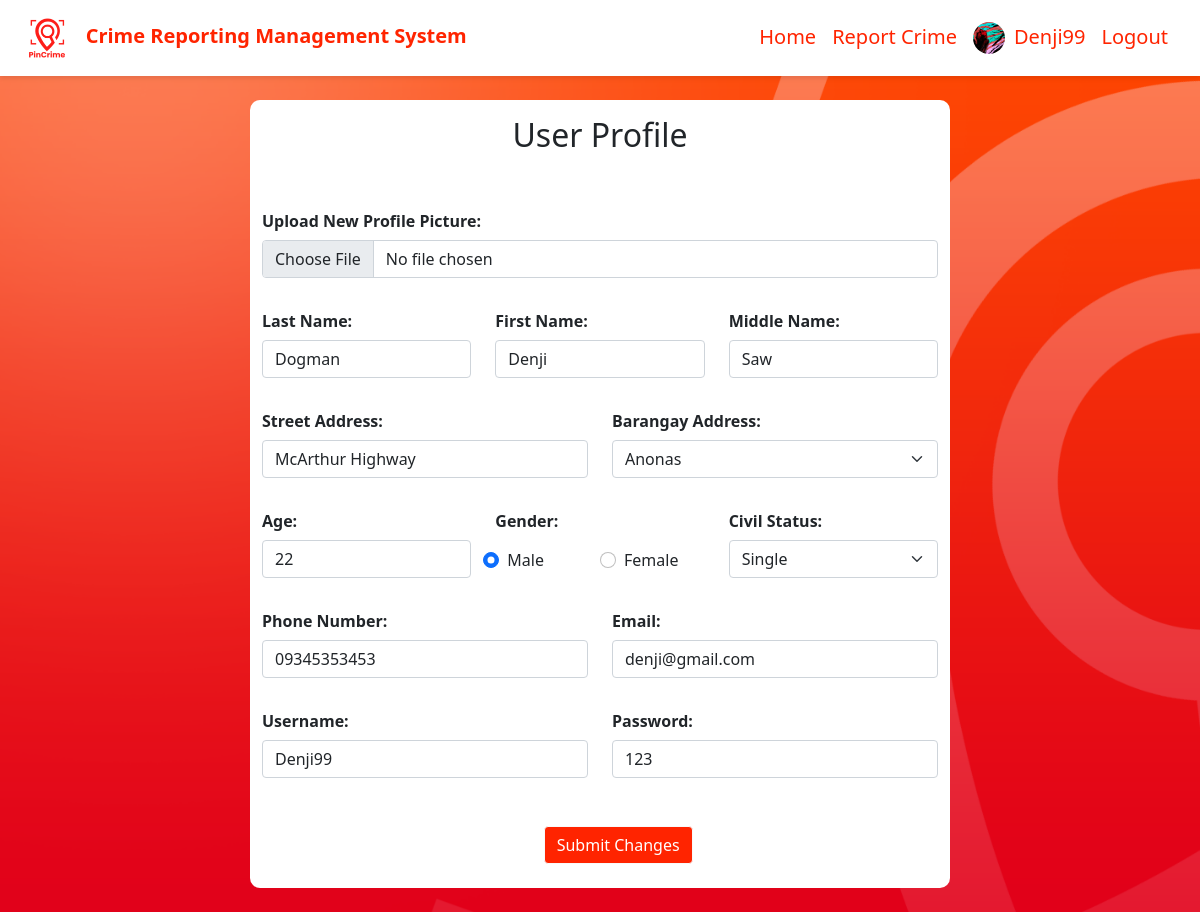
The page /citizen_profile_edit.php?citizenID=4 (signed in) on the database its author committed.
### tables this page shows
CREATE TABLE `citizens` (
  `citizenID` int(11) NOT NULL,
  `pic` varchar(100) DEFAULT NULL,
  `lname` varchar(20) NOT NULL,
  `fname` varchar(20) NOT NULL,
  `mname` varchar(20) DEFAULT NULL,
  `street_add` varchar(50) DEFAULT NULL,
  `barangay_add` varchar(50) NOT NULL,
  `age` int(11) NOT NULL,
  `gender` varchar(6) NOT NULL,
  `civilstat` varchar(8) NOT NULL,
  `phone` varchar(11) NOT NULL,
  `email` varchar(40) NOT NULL,
  `username` varchar(20) NOT NULL,
  `password` varchar(10) NOT NULL,
  `ban` varchar(5) NOT NULL
);

### citizen_profile_edit.php (the view, shortened to what this page needs)
<?php
    if (isset($_SESSION['email']) && isset($_SESSION['username']) && isset($_SESSION['password'])) {
        require "conn.php";
?>
<!DOCTYPE html>
<html lang="en">
<head>
    <link href="https://cdn.jsdelivr.net/npm/bootstrap@5.0.2/dist/css/bootstrap.min.css" rel="stylesheet">
</head>
<body>
    <?php
        require "citizen_header.php";
        if (isset($_GET['citizenID'])) {
            $id = $_GET['citizenID'];
            $result = $conn->query("SELECT * from citizens WHERE citizenID = $id");
            $row = $result->fetch_assoc();
        }
    ?>
    <div class="container my-4">
        <div class="text-center mt-3 py-3"><h2>User Profile</h2></div>
        <form method="post" enctype="multipart/form-data" action="<?php echo $_SERVER["PHP_SELF"]; ?>">
             <div class="row justify-content-center mt-4">
                <label class="col col-form-label fw-bold" for="profile">Upload New Profile Picture: </label>
            </div>
            <div class="row justify-content-center mb-4">
            <div class="col">
                <input class="form-control" type="file" name="profile" id="profile">
            </div>
            </div>
            <div class="row justify-content-center">
                <label class="col-4 col-form-label fw-bold" for="newLName">Last Name: </label>
                <label class="col-4 col-form-label fw-bold" for="newFName">First Name: </label>
                <label class="col-4 col-form-label fw-bold" for="newMName">Middle Name: </label>
            </div>
            <div class="row justify-content-center mb-4">
                <div class="col-4"><input class="form-control" type="text" name="newLName" value="<?php echo $row['lname']; ?>"></div>
                <div class="col-4"><input class="form-control" type="text" name="newFName" value="<?php echo $row['fname']; ?>"></div>
                <div class="col-4"><input class="form-control" type="text" name="newMName" value="<?php echo $row['mname']; ?>"></div>
            </div>
            <div class="row justify-content-center">
                <label class="col-6 col-form-label fw-bold" for="newStreet">Street Address: </label>
                <label class="col-6 col-form-label fw-bold" for="newBarangay">Barangay Address: </label>
            </div>
            <div class="row justify-content-center mb-4">
                <div class="col-6"><input class="form-control" type="text" name="newStreet" value="<?php echo $row['street_add']; ?>"></div>
                <div class="col-6">
                    <select class="form-select" name="newBarangay" id="newBarangay">
                        <option value="Anonas" <?php echo ($row['barangay_add'] == 'Anonas') ? 'selected' : ''; ?>>Anonas</option>
                    </select>
                </div>
            </div>
            <div class="row justify-content-center">
                <label class="col-4 col-form-label fw-bold" for="newAge">Age: </label>
                <label class="col-4 col-form-label fw-bold" for="newGender">Gender: </label>
                <label class="col-4 col-form-label fw-bold" for="newCivil">Civil Status: </label>
            </div>
            <div class="row justify-content-center mb-4">
                <div class="col-4"><input class="form-control" type="number" name="newAge" value="<?php echo $row['age']; ?>"></div>
                <div class="col-sm-2 form-check pt-2">
                    <input class="form-check-input" type="radio" id="male" name="newGender" value="Male" <?php if ($row['gender'] === 'Male') echo 'checked'; ?>>
                    <label class="form-check-label" for="male">Male</label>
                </div>
                <div class="col-sm-2 form-check pt-2">
                    <input class="form-check-input" type="radio" id="female" name="newGender" value="Female" <?php if ($row['gender'] === 'Female') echo 'checked'; ?>>
                    <label class="form-check-label" for="female">Female</label>
                </div>
                <div class="col-4">
                    <select class="form-select" name="newCivil" id="newCivil">
                        <option value="Single" <?php echo ($row['civilstat'] == 'Single') ? 'selected' : ''; ?>>Single</option>
                    </select>
                </div>
            </div>
            <div class="row justify-content-center">
                <label class="col-6 col-form-label fw-bold" for="newPhone">Phone Number: </label>
                <label class="col-6 col-form-label fw-bold" for="newEmail">Email: </label>
            </div>
            <div class="row justify-content-center mb-4">
                <div class="col-6"><input class="form-control" type="number" name="newPhone" value="<?php echo $row['phone']; ?>"></div>
                <div class="col-6"><input class="form-control" type="email" name="newEmail" value="<?php echo $row['email']; ?>"></div>
            </div>
            <div class="row justify-content-center">
                <label class="col-6 col-form-label fw-bold" for="newUName">Username: </label>
                <label class="col-6 col-form-label fw-bold" for="newPass">Password: </label>
            </div>
            <div class="row justify-content-center mb-4">
                <div class="col-6"><input class="form-control" type="text" name="newUName" value="<?php echo $row['username']; ?>"></div>
                <div class="col-6"><input class="form-control" type="text" name="newPass" value="<?php echo $row['password']; ?>"></div>
            </div>
            <div class="d-grid col-2 mx-auto my-2">
                <input type="submit" class="btn btn-light my-4" name="edit" value="Submit Changes" style="background-color: #FF2400; color: white;">
            </div>
        </form>
    </div>
</body>
</html>
<?php
    } else {
        header("Location:invalid.php");
    }
?>

### citizen_header.php (shortened to what this page needs)
<header>
    <nav class="navbar navbar-expand-lg navbar-dark bg-white" style="box-shadow: 0px 2px 5px rgba(0, 0, 0, 0.1);">
        <div class="container-fluid px-4">
            <a class="navbar-brand" href="citizen_home.php">
                <img src="images/layout/logo_new.png" alt="PinCrime Logo" style="max-height: 50px; margin-right: 10px;">
                <b style="color: #FF2400;">Crime Reporting Management System</b>
            </a>
            <div class="collapse navbar-collapse" id="navbarNav">
                <ul class="navbar-nav ms-auto">
                    <li class="nav-item active">
                        <a class="nav-link" href="citizen_home.php" style="color: #FF2400; font-size: 20px;">Home</a>
                    </li>
                    <li class="nav-item">
                        <a class="nav-link" href="citizen_report.php" style="color: #FF2400; font-size: 20px;">Report Crime</a>
                    </li>
                    <li class="nav-item">
                        <a class="nav-link" href="citizen_profile.php" style="color: #FF2400; font-size: 20px;">
                        <?php
                            require "conn.php";
                            $currentUser = $_SESSION['username'];
                            $userResult = $conn->query("SELECT * from citizens WHERE username = '$currentUser'");
                            while ($userRow = $userResult->fetch_assoc()) {
                        ?>
                        <img src="<?php echo $userRow['pic']?>" style="height: 32px; width: 32px; margin-right: 9px; border-radius: 50%; object-fit: cover; object-position: center;"><?php echo $userRow['username']?>
                        <?php
                            }
                        ?>
                        </a>
                    </li>
                    <li class="nav-item">
                        <a class="nav-link" href="logout.php" style="color: #FF2400; font-size: 20px;">Logout</a>
                    </li>
                </ul>
            </div>
        </div>
    </nav>
</header>

### citizen_profile_edit.php (style rules this page uses)
body { background: url('images/layout/back.png'); background-repeat: no-repeat; background-attachment: fixed; background-size: cover; }
.container { background-color: white; max-width: 700px; border-radius: 10px; }

### rows shown on the page
citizens: pic (picture), username "Denji99", newLName "Dogman", newFName "Denji", newMName "Saw", newStreet "McArthur Highway", newBarangay "Anonas", newAge "22", gender "☑ Male", gender "☐ Female", newCivil "Single", newPhone "09345353453", newEmail "denji@gmail.com", newUName "Denji99", newPass "123"
